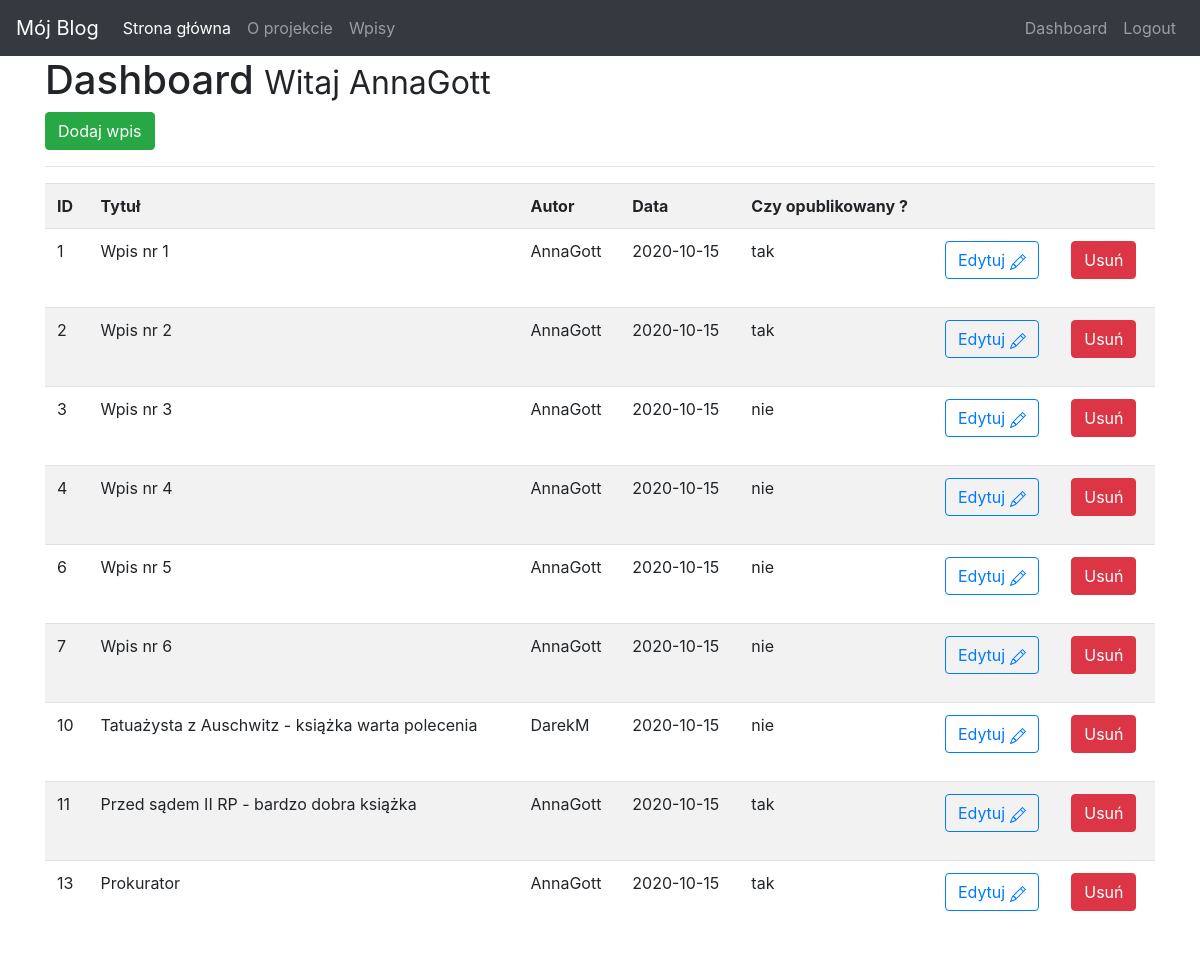
The app's page /dashboard (signed in) with its own data.
### tables this page shows
CREATE TABLE "items" (
	"id"	INTEGER,
	"title"	TEXT,
	"body"	TEXT,
	"author"	TEXT,
	"create_date"	TEXT,
	"publish"	INTEGER,
	PRIMARY KEY("id" AUTOINCREMENT)
);

### app.py (the view)
@app.route('/dashboard')
def dashboard():
    if session['logged_in']==True:
        conn = create_connection()
        c = conn.cursor()
        result = c.execute("SELECT * from items")
        if result:
            articles=c.fetchall()
            return render_template('dashboard.html', articles=articles)
        else:
            message='Nie znaleziono artykułu'
            return render_template('dashboard.html', msg=message)
        conn.close()
    else:
        flash('Brak autoryzacji, proszę się zalogować', 'danger')
        return redirect(url_for('login'))

### app.py (called while the page is built)
def create_connection():
    db_abs_path = os.path.dirname(os.path.realpath(__file__)) + 'db/users.db'
    conn = sqlite3.connect('db/users.db', check_same_thread=False)
    return conn

### templates/dashboard.html (shortened to what this page needs)
{% extends 'layout.html' %}
{% block body %}
<h1> Dashboard <small> Witaj {{ session.username}} </small></h1>
<a class="btn btn-success" href="/add_article"> Dodaj wpis</a>
<hr>
<table class="table table-striped">
    <tr>
        <th> ID</th>
        <th> Tytuł</th>
        <th> Autor</th>
        <th> Data</th>
        <th> Czy opublikowany ?</th>
        <th></th>
        <th></th>
    </tr>
    {% for article in articles %}
     <tr>
        <td>{{article[0]}}</td>
        <td>{{article[1]}}</td>
        <td>{{article[3]}}</td>
        <td>{{article[4]}}</td>
         {% if article[5]==1 %}
         <td> tak</td>
         {% else %}
           <td> nie</td>
         {% endif %}
        <td>
            <a href="edit_article/{{article[0]}}" class="btn btn-outline-primary pull-right"> Edytuj
        </a>
            </td>
        <td>
        <form action="{{url_for('delete_article',id=article[0])}}"  method="POST">
            <input type="submit" value="Usuń" class="btn btn-danger">
        </form>
        </td>
     </tr>
     {% endfor %}
</table>
{%endblock%}

### records on screen
items: id "1", title "Wpis nr 1", author "AnnaGott", create_date "2020-10-15", publish "tak"
items: id "2", title "Wpis nr 2", author "AnnaGott", create_date "2020-10-15", publish "tak"
items: id "3", title "Wpis nr 3", author "AnnaGott", create_date "2020-10-15", publish "nie"
items: id "4", title "Wpis nr 4", author "AnnaGott", create_date "2020-10-15", publish "nie"
items: id "6", title "Wpis nr 5", author "AnnaGott", create_date "2020-10-15", publish "nie"
items: id "7", title "Wpis nr 6", author "AnnaGott", create_date "2020-10-15", publish "nie"
items: id "10", title "Tatuażysta z Auschwitz - książka warta polecenia", author "DarekM", create_date "2020-10-15", publish "nie"
items: id "11", title "Przed sądem II RP - bardzo dobra książka", author "AnnaGott", create_date "2020-10-15", publish "tak"
items: id "13", title "Prokurator", author "AnnaGott", create_date "2020-10-15", publish "tak"

### other values on screen
{{ session.username }} "AnnaGott"
